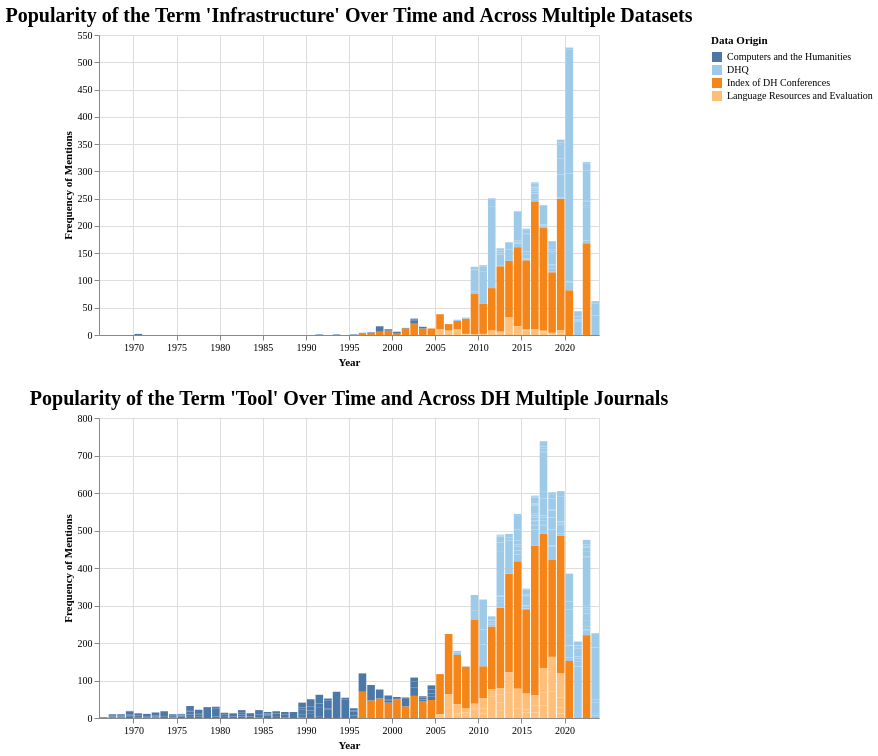

The specification (Vega-Lite) saved for this image:
### Vega-Lite specification from a JSON file in a GitHub repository (floating-point values rounded to 4 significant figures; data arrays with more than 128 entries replaced by an {"elided": "..."} marker saying what was removed)
{"config": {"view": {"continuousWidth": 300, "continuousHeight": 300}, "axis": {"labelFont": "Garamond", "titleFont": "Garamond"}, "legend": {"labelFont": "Garamond", "titleFont": "Garamond"}, "title": {"anchor": "middle", "font": "Garamond", "fontSize": 20}}, "vconcat": [{"data": {"name": "data-896cc3972beca64b3a162d0bf0b7c7aa"}, "mark": {"type": "bar"}, "encoding": {"color": {"field": "data_origin", "legend": {"labelLimit": 0, "symbolLimit": 0, "title": "Data Origin"}, "scale": {"scheme": "tableau20"}, "sort": {"field": "counts", "op": "sum", "order": "descending"}, "type": "nominal"}, "opacity": {"condition": {"param": "param_29", "value": 1}, "value": 0.2}, "tooltip": [{"field": "data_origin", "title": "Data Origin", "type": "nominal"}, {"field": "Raw Frequency of Mentions", "type": "quantitative"}, {"field": "date", "format": "%Y", "title": "Date", "type": "temporal"}, {"field": "Frequency of Mentions Scaled by Total Tokens", "type": "quantitative"}, {"field": "total_tokens", "title": "Total Tokens", "type": "quantitative"}], "x": {"axis": {"title": "Year"}, "field": "date", "timeUnit": "year", "type": "temporal"}, "y": {"axis": {"title": "Frequency of Mentions"}, "field": "y", "type": "quantitative"}}, "name": "view_22", "title": "Popularity of the Term 'Infrastructure' Over Time and Across Multiple Datasets", "transform": [{"calculate": "datum[param_28]", "as": "y"}], "width": 500}, {"data": {"name": "data-107e21cf904af4f98c4e41cacef6e7cf"}, "mark": {"type": "bar"}, "encoding": {"color": {"field": "data_origin", "legend": {"labelLimit": 0, "symbolLimit": 0, "title": "Data Origin"}, "scale": {"scheme": "tableau20"}, "sort": {"field": "counts", "op": "sum", "order": "descending"}, "type": "nominal"}, "opacity": {"condition": {"param": "param_30", "value": 1}, "value": 0.2}, "tooltip": [{"field": "data_origin", "title": "Data Origin", "type": "nominal"}, {"field": "Raw Frequency of Mentions", "type": "quantitative"}, {"field": "date", "format": "%Y", "title": "Date", "type": "temporal"}, {"field": "Frequency of Mentions Scaled by Total Tokens", "type": "quantitative"}, {"field": "total_tokens", "title": "Total Tokens", "type": "quantitative"}], "x": {"axis": {"title": "Year"}, "field": "date", "timeUnit": "year", "type": "temporal"}, "y": {"axis": {"title": "Frequency of Mentions"}, "field": "y", "type": "quantitative"}}, "name": "view_23", "title": "Popularity of the Term 'Tool' Over Time and Across DH Multiple Journals", "transform": [{"calculate": "datum[param_28]", "as": "y"}], "width": 500}], "params": [{"name": "param_28", "bind": {"input": "select", "options": ["Raw Frequency of Mentions", "Frequency of Mentions Scaled by Total Tokens"], "name": "Select Counting Method on Y Axis"}, "value": "Raw Frequency of Mentions"}, {"name": "param_29", "select": {"type": "point", "fields": ["data_origin"]}, "bind": "legend", "views": ["view_22"]}, {"name": "param_30", "select": {"type": "point", "fields": ["data_origin"]}, "bind": "legend", "views": ["view_23"]}], "$schema": "https://vega.github.io/schema/vega-lite/v5.15.1.json", "datasets": {"data-896cc3972beca64b3a162d0bf0b7c7aa": {"elided": "411 records"}, "data-107e21cf904af4f98c4e41cacef6e7cf": {"elided": "411 records"}}}
